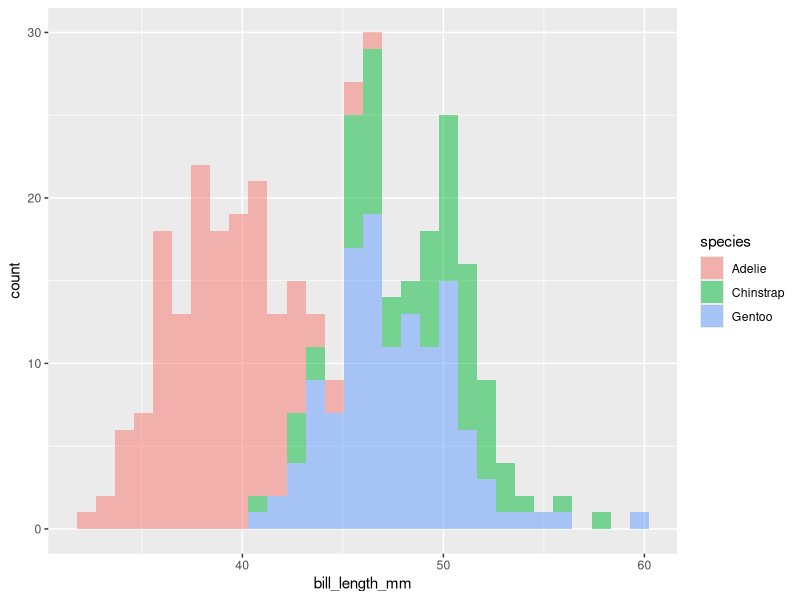
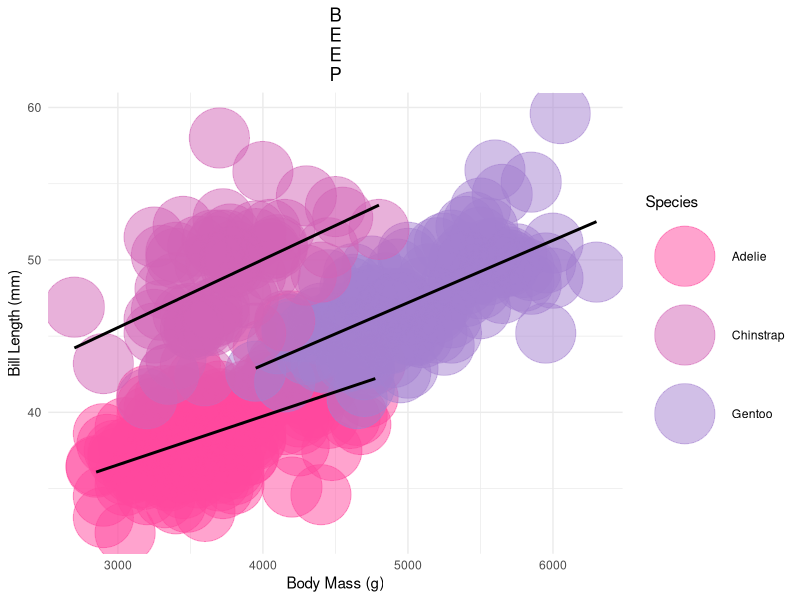
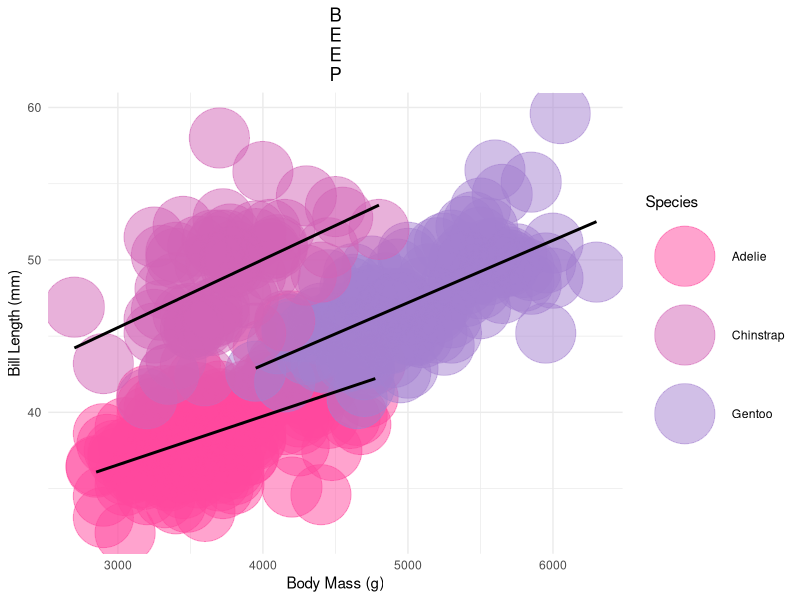

Generate these figures, in order, with R:
library(tidyverse)
library(palmerpenguins)
penguins %>% glimpse


ggplot(penguins,aes(x=bill_length_mm,fill=species)) +
  geom_histogram(alpha=.5)



# theme_set(theme(axis.text.x = element_text(angle=60,hjust=1))) # Automatically set them for all future plots


# Not all chart types work with both X and Y



# Body Mass vs Bill Length
pal <- c("#FF499E", "#D264B6", "#A480CF", "#779BE7", "#49B6FF")

ggplot(penguins,aes(x=body_mass_g, y=bill_length_mm)) +
  geom_point(aes(color=species), alpha = .5, size = 20) +
  geom_smooth(method="lm", aes(group=species), color="black", se=FALSE) + # or aes(linetype=species) if you want the lines to look different
  labs(title="B\nE\nE\nP",x="Body Mass (g)", y="Bill Length (mm)", color="Species") + # Change labels. color= changes legend
  theme_minimal() + # Changes background
  theme(plot.title = element_text(hjust=0.5)) + # Change margins?
  # scale_color_viridis_d(option = 10) # scale_color_grey to see what it looks like in greyscale
  scale_color_manual(values = pal) # for creating new color pallets


ggsave("Scripts/myplot2.png", width=6, height=5, dpi=300) # save image to directory
